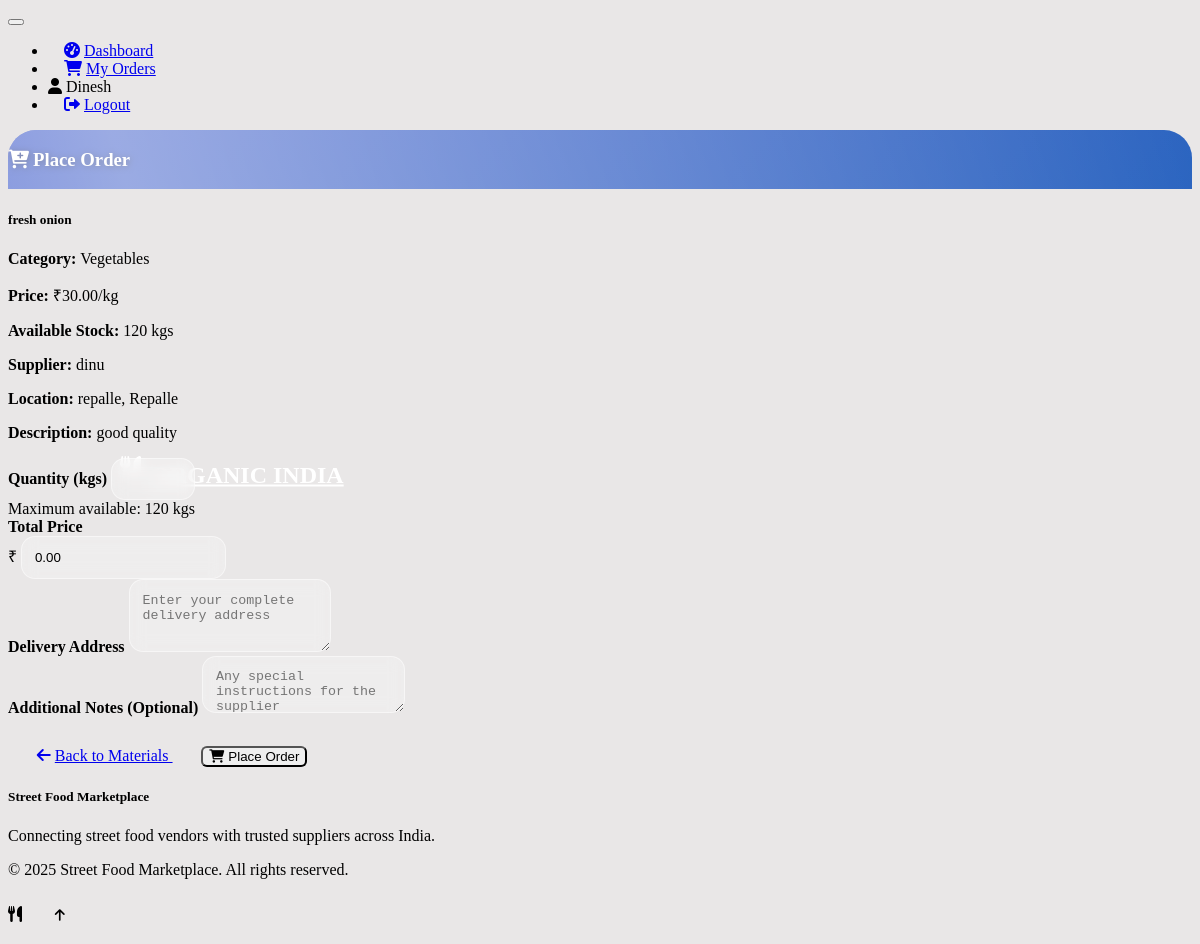
The app's page /vendor/place_order/1 (signed in) with its own data.
### models.py (models this page shows, shortened)
class Material(db.Model):
    id = db.Column(db.Integer, primary_key=True)
    name = db.Column(db.String(100), nullable=False)
    category = db.Column(db.String(50), nullable=False)  # vegetables, spices, utensils, etc.
    description = db.Column(db.Text)
    price_per_unit = db.Column(db.Float, nullable=False)
    unit = db.Column(db.String(20), nullable=False)  # kg, liter, piece, etc.
    stock_quantity = db.Column(db.Integer, nullable=False)
    supplier_id = db.Column(db.Integer, db.ForeignKey('user.id'), nullable=False)
    city = db.Column(db.String(50), nullable=False)
    area = db.Column(db.String(100), nullable=False)
    is_available = db.Column(db.Boolean, default=True)
    created_at = db.Column(db.DateTime, default=datetime.utcnow)
    updated_at = db.Column(db.DateTime, default=datetime.utcnow, onupdate=datetime.utcnow)
    supplier = db.relationship('User', backref=db.backref('materials', lazy=True))

class User(db.Model):
    id = db.Column(db.Integer, primary_key=True)
    username = db.Column(db.String(64), unique=True, nullable=False)
    email = db.Column(db.String(120), unique=True, nullable=False)
    password_hash = db.Column(db.String(256), nullable=False)
    user_type = db.Column(db.String(20), nullable=False)  # 'vendor' or 'supplier'
    phone = db.Column(db.String(15), nullable=True)
    city = db.Column(db.String(50), nullable=False)
    area = db.Column(db.String(100), nullable=False)
    created_at = db.Column(db.DateTime, default=datetime.utcnow)

### routes.py (the view, shortened to what this page needs)
@app.route('/vendor/place_order/<int:material_id>', methods=['GET', 'POST'])
def place_order(material_id):
    if 'user_id' not in session or session.get('user_type') != 'vendor':
        flash('Please login as a vendor', 'error')
        return redirect(url_for('login'))
    material = Material.query.get_or_404(material_id)
    return render_template('place_order.html', material=material)

### templates/place_order.html (shortened to what this page needs)
{% extends "base.html" %}
{% block content %}
<div class="row justify-content-center">
    <div class="col-md-8">
        <div class="card">
            <div class="card-header">
                <h3 class="mb-0"><i class="fas fa-cart-plus me-2"></i>Place Order</h3>
            </div>
            <div class="card-body">
                <div class="card bg-light mb-4">
                    <div class="card-body">
                        <h5 class="card-title">{{ material.name }}</h5>
                        <div class="row">
                            <div class="col-md-6">
                                <p class="mb-1"><strong>Category:</strong> {{ material.category.title() }}</p>
                                <p class="mb-1"><strong>Price:</strong> ₹{{ "%.2f"|format(material.price_per_unit) }}/{{ material.unit }}</p>
                                <p class="mb-1"><strong>Available Stock:</strong> {{ material.stock_quantity }} {{ material.unit }}s</p>
                            </div>
                            <div class="col-md-6">
                                <p class="mb-1"><strong>Supplier:</strong> {{ material.supplier.username }}</p>
                                <p class="mb-1"><strong>Location:</strong> {{ material.area }}, {{ material.city }}</p>
                                {% if material.description %}
                                    <p class="mb-1"><strong>Description:</strong> {{ material.description }}</p>
                                {% endif %}
                            </div>
                        </div>
                    </div>
                </div>
                <form method="POST" id="orderForm">
                    <div class="row">
                        <div class="col-md-6 mb-3">
                            <label for="quantity" class="form-label">Quantity ({{ material.unit }}s)</label>
                            <input type="number" class="form-control" id="quantity" name="quantity"
                                   min="1" max="{{ material.stock_quantity }}" required>
                            <div class="form-text">Maximum available: {{ material.stock_quantity }} {{ material.unit }}s</div>
                        </div>
                        <div class="col-md-6 mb-3">
                            <label for="total_price" class="form-label">Total Price</label>
                            <div class="input-group">
                                <span class="input-group-text">₹</span>
                                <input type="text" class="form-control" id="total_price" readonly>
                            </div>
                        </div>
                    </div>
                    <div class="mb-3">
                        <label for="delivery_address" class="form-label">Delivery Address</label>
                        <textarea class="form-control" id="delivery_address" name="delivery_address"
                                  rows="3" required placeholder="Enter your complete delivery address"></textarea>
                    </div>
                    <div class="mb-3">
                        <label for="notes" class="form-label">Additional Notes (Optional)</label>
                        <textarea class="form-control" id="notes" name="notes" rows="2"
                                  placeholder="Any special instructions for the supplier"></textarea>
                    </div>
                    <div class="d-flex justify-content-between">
                        <a href="{{ url_for('vendor_dashboard') }}" class="btn btn-secondary">
                            <i class="fas fa-arrow-left me-2"></i>Back to Materials
                        </a>
                        <button type="submit" class="btn btn-success">
                            <i class="fas fa-shopping-cart me-2"></i>Place Order
                        </button>
                    </div>
                </form>
            </div>
        </div>
    </div>
</div>
{% endblock %}

### static/css/style.css (style rules this page uses)
.card { transition: transform 0.5s ease-in-out, box-shadow 0.2s ease-in-out; border-radius: 15px; }
.form-label { font-weight: 500; margin-bottom: 0.5rem; }
.btn { font-weight: 500; border-radius: 0.375rem; }
.fas, .far { margin-right: 0.25rem; }
.card-title { color: var(--bs-primary); font-weight: 600; }
.card-header { background: linear-gradient(135deg, rgba(50, 80, 200, 0.95), rgba(0, 70, 180, 0.95)); color: white; border-radius: 28px 28px 0 0; position: relative; overflow: hidden; text-shadow: 1px 1px 6px rgba(0, 0, 0, 0.5); }
.card-header::after { content: ''; position: absolute; top: -50%; left: -50%; width: 200%; height: 200%; background: linear-gradient( 75deg, transparent, rgba(255, 255, 255, 0.5) 30%, transparent 90% ); animation: shimmerPulse 5s infinite ease-in-out; }
.form-control, .form-select { background: rgba(255, 255, 255, 0.25); border: 1.5px solid rgba(255, 255, 255, 0.5); color: var(--bs-dark); border-radius: 14px; transition: all 0.3s ease; backdrop-filter: blur(8px); -webkit-backdrop-filter: blur(8px); padding: 0.8rem; position: relative; z-index: 1; }
.form-label { position: relative; color: var(--bs-gray-900); font-weight: 700; transition: all 0.3s ease; z-index: 1; }
.form-label::after { content: ''; position: absolute; bottom: -4px; left: 0; width: 0; height: 3px; background: linear-gradient(90deg, var(--bs-primary), #5d85fd); transition: width 0.3s ease-in-out; border-radius: 3px; }
.btn-secondary { background: linear-gradient(90deg, var(--bs-gray-600), var(--bs-gray-800)); border: none; border-radius: 14px; position: relative; overflow: hidden; transition: all 0.3s ease; padding: 0.8rem 1.8rem; z-index: 1; }
.btn-secondary::before { content: ''; position: absolute; top: 50%; left: 50%; width: 0; height: 0; background: rgba(255, 255, 255, 0.5); border-radius: 50%; transform: translate(-50%, -50%); transition: width 0.5s ease, height 0.5s ease; z-index: -1; }
.d-flex.justify-content-between { animation: fadeIn 1.3s cubic-bezier(0.6, 0, 0.2, 1); margin-top: 1.8rem; }
body { background-color: rgb(233, 231, 231); }

### records on screen
Material: name "fresh onion", category "Vegetables", price_per_unit "30.00", unit "kg", stock_quantity "120", area "repalle", city "Repalle", description "good quality"
User: supplier.username "dinu"

### other values on screen
{{ session.username }} "Dinesh"
